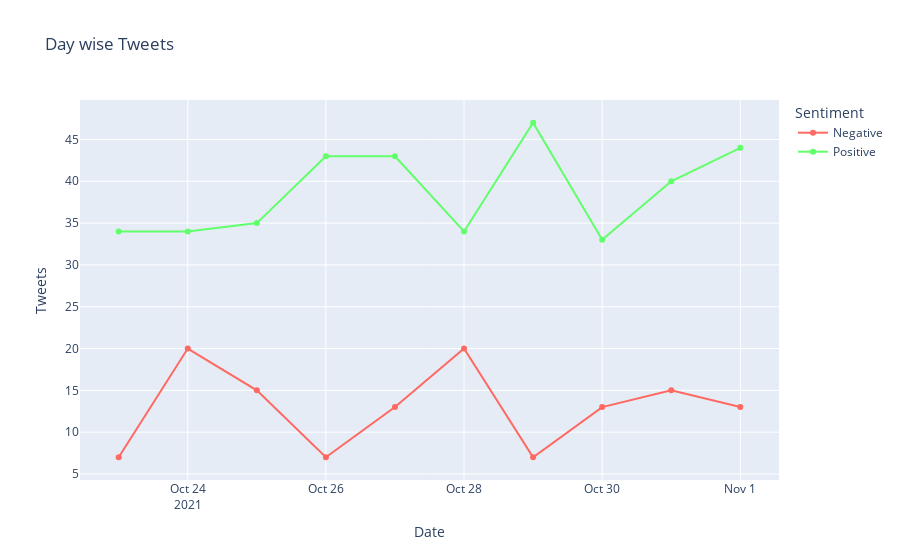

The notebook cell this image was saved under:
### Markdown cell above
### Positive and Negative Tweets over the Days

### Code cell
px.line(df_day,color_discrete_sequence=['#ff6961','#61ff69'],title="Day wise Tweets",markers=True,labels={'value':'Tweets'})

### Figure 1 — Plotly figure (JSON) as saved in the notebook; plotly's stock layout.template omitted (floating-point values rounded to 4 significant figures)
{"data": [{"hovertemplate": "Sentiment=Negative<br>Date=%{x}<br>Tweets=%{y}<extra></extra>", "legendgroup": "Negative", "line": {"color": "#ff6961", "dash": "solid"}, "marker": {"symbol": "circle"}, "mode": "lines+markers", "name": "Negative", "orientation": "v", "showlegend": true, "type": "scatter", "x": ["2021-10-23", "2021-10-24", "2021-10-25", "2021-10-26", "2021-10-27", "2021-10-28", "2021-10-29", "2021-10-30", "2021-10-31", "2021-11-01"], "xaxis": "x", "y": [7, 20, 15, 7, 13, 20, 7, 13, 15, 13], "yaxis": "y"}, {"hovertemplate": "Sentiment=Positive<br>Date=%{x}<br>Tweets=%{y}<extra></extra>", "legendgroup": "Positive", "line": {"color": "#61ff69", "dash": "solid"}, "marker": {"symbol": "circle"}, "mode": "lines+markers", "name": "Positive", "orientation": "v", "showlegend": true, "type": "scatter", "x": ["2021-10-23", "2021-10-24", "2021-10-25", "2021-10-26", "2021-10-27", "2021-10-28", "2021-10-29", "2021-10-30", "2021-10-31", "2021-11-01"], "xaxis": "x", "y": [34, 34, 35, 43, 43, 34, 47, 33, 40, 44], "yaxis": "y"}], "layout": {"legend": {"title": {"text": "Sentiment"}, "tracegroupgap": 0}, "title": {"text": "Day wise Tweets"}, "xaxis": {"anchor": "y", "domain": [0, 1], "title": {"text": "Date"}}, "yaxis": {"anchor": "x", "domain": [0, 1], "title": {"text": "Tweets"}}}}
